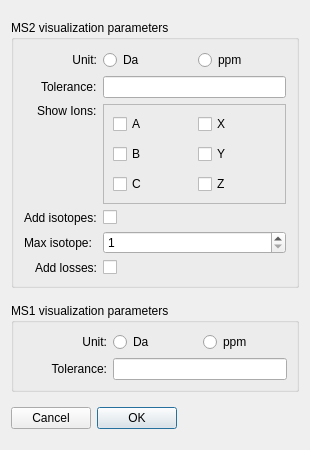
<?xml version="1.0" encoding="UTF-8"?>
<ui version="4.0">
 <class>PreferencesDialog</class>
 <widget class="QDialog" name="PreferencesDialog">
  <property name="geometry">
   <rect>
    <x>0</x>
    <y>0</y>
    <width>310</width>
    <height>450</height>
   </rect>
  </property>
  <property name="sizePolicy">
   <sizepolicy hsizetype="MinimumExpanding" vsizetype="Maximum">
    <horstretch>0</horstretch>
    <verstretch>0</verstretch>
   </sizepolicy>
  </property>
  <property name="minimumSize">
   <size>
    <width>300</width>
    <height>450</height>
   </size>
  </property>
  <property name="maximumSize">
   <size>
    <width>310</width>
    <height>208</height>
   </size>
  </property>
  <property name="windowTitle">
   <string>Preferences</string>
  </property>
  <property name="autoFillBackground">
   <bool>false</bool>
  </property>
  <property name="sizeGripEnabled">
   <bool>false</bool>
  </property>
  <layout class="QGridLayout" name="gridLayout">
   <item row="2" column="0" alignment="Qt::AlignRight">
    <widget class="QDialogButtonBox" name="buttonBox">
     <property name="sizePolicy">
      <sizepolicy hsizetype="Maximum" vsizetype="Maximum">
       <horstretch>1</horstretch>
       <verstretch>1</verstretch>
      </sizepolicy>
     </property>
     <property name="layoutDirection">
      <enum>Qt::RightToLeft</enum>
     </property>
     <property name="autoFillBackground">
      <bool>true</bool>
     </property>
     <property name="orientation">
      <enum>Qt::Horizontal</enum>
     </property>
     <property name="standardButtons">
      <set>QDialogButtonBox::Cancel|QDialogButtonBox::Ok</set>
     </property>
     <property name="centerButtons">
      <bool>true</bool>
     </property>
    </widget>
   </item>
   <item row="0" column="0">
    <widget class="QGroupBox" name="group_box_ms2">
     <property name="sizePolicy">
      <sizepolicy hsizetype="MinimumExpanding" vsizetype="Maximum">
       <horstretch>0</horstretch>
       <verstretch>1</verstretch>
      </sizepolicy>
     </property>
     <property name="title">
      <string>MS2 visualization parameters</string>
     </property>
     <property name="flat">
      <bool>false</bool>
     </property>
     <property name="checkable">
      <bool>false</bool>
     </property>
     <layout class="QGridLayout" name="gridLayout_2">
      <property name="margin">
       <number>10</number>
      </property>
      <property name="spacing">
       <number>-1</number>
      </property>
      <item row="4" column="0">
       <widget class="QLabel" name="label_4">
        <property name="text">
         <string>Max isotope:</string>
        </property>
       </widget>
      </item>
      <item row="1" column="0" alignment="Qt::AlignRight">
       <widget class="QLabel" name="label">
        <property name="text">
         <string>Tolerance:</string>
        </property>
       </widget>
      </item>
      <item row="2" column="0" alignment="Qt::AlignRight|Qt::AlignTop">
       <widget class="QLabel" name="label_2">
        <property name="text">
         <string>Show Ions:</string>
        </property>
       </widget>
      </item>
      <item row="0" column="0">
       <widget class="QLabel" name="label_3">
        <property name="text">
         <string>Unit:</string>
        </property>
        <property name="alignment">
         <set>Qt::AlignRight|Qt::AlignTrailing|Qt::AlignVCenter</set>
        </property>
       </widget>
      </item>
      <item row="5" column="0" alignment="Qt::AlignRight">
       <widget class="QLabel" name="label_6">
        <property name="text">
         <string>Add losses:</string>
        </property>
       </widget>
      </item>
      <item row="0" column="1">
       <widget class="QRadioButton" name="ms2_tolerance_unit_is_da">
        <property name="text">
         <string>Da</string>
        </property>
       </widget>
      </item>
      <item row="5" column="1">
       <widget class="QCheckBox" name="add_losses">
        <property name="text">
         <string/>
        </property>
       </widget>
      </item>
      <item row="3" column="1">
       <widget class="QCheckBox" name="add_isotopes">
        <property name="text">
         <string/>
        </property>
       </widget>
      </item>
      <item row="3" column="0">
       <widget class="QLabel" name="label_5">
        <property name="text">
         <string>Add isotopes:</string>
        </property>
       </widget>
      </item>
      <item row="0" column="2">
       <widget class="QRadioButton" name="ms2_tolerance_unit_is_ppm">
        <property name="text">
         <string>ppm</string>
        </property>
       </widget>
      </item>
      <item row="2" column="1" colspan="2">
       <widget class="QFrame" name="frame_2">
        <property name="sizePolicy">
         <sizepolicy hsizetype="Preferred" vsizetype="Preferred">
          <horstretch>0</horstretch>
          <verstretch>0</verstretch>
         </sizepolicy>
        </property>
        <property name="frameShape">
         <enum>QFrame::StyledPanel</enum>
        </property>
        <property name="frameShadow">
         <enum>QFrame::Raised</enum>
        </property>
        <layout class="QGridLayout" name="gridLayout_4">
         <property name="verticalSpacing">
          <number>10</number>
         </property>
         <item row="0" column="2">
          <widget class="QCheckBox" name="show_x_ion">
           <property name="text">
            <string>X</string>
           </property>
          </widget>
         </item>
         <item row="3" column="0">
          <widget class="QCheckBox" name="show_c_ion">
           <property name="text">
            <string>C</string>
           </property>
          </widget>
         </item>
         <item row="3" column="2">
          <widget class="QCheckBox" name="show_z_ion">
           <property name="text">
            <string>Z</string>
           </property>
          </widget>
         </item>
         <item row="1" column="2">
          <widget class="QCheckBox" name="show_y_ion">
           <property name="text">
            <string>Y</string>
           </property>
          </widget>
         </item>
         <item row="0" column="0">
          <widget class="QCheckBox" name="show_a_ion">
           <property name="text">
            <string>A</string>
           </property>
          </widget>
         </item>
         <item row="1" column="0">
          <widget class="QCheckBox" name="show_b_ion">
           <property name="text">
            <string>B</string>
           </property>
          </widget>
         </item>
        </layout>
       </widget>
      </item>
      <item row="4" column="1" colspan="2">
       <widget class="QSpinBox" name="max_isotope">
        <property name="minimum">
         <number>1</number>
        </property>
        <property name="maximum">
         <number>20</number>
        </property>
       </widget>
      </item>
      <item row="1" column="1" colspan="2">
       <widget class="QLineEdit" name="ms2_tolerance">
        <property name="sizePolicy">
         <sizepolicy hsizetype="Expanding" vsizetype="Maximum">
          <horstretch>1</horstretch>
          <verstretch>0</verstretch>
         </sizepolicy>
        </property>
       </widget>
      </item>
     </layout>
    </widget>
   </item>
   <item row="1" column="0">
    <widget class="QGroupBox" name="group_box_ms1">
     <property name="sizePolicy">
      <sizepolicy hsizetype="Preferred" vsizetype="Maximum">
       <horstretch>0</horstretch>
       <verstretch>1</verstretch>
      </sizepolicy>
     </property>
     <property name="title">
      <string>MS1 visualization parameters</string>
     </property>
     <layout class="QGridLayout" name="gridLayout_3">
      <item row="0" column="1">
       <widget class="QRadioButton" name="ms1_tolerance_unit_is_da">
        <property name="text">
         <string>Da</string>
        </property>
       </widget>
      </item>
      <item row="0" column="0">
       <widget class="QLabel" name="label_7">
        <property name="text">
         <string>Unit:</string>
        </property>
        <property name="alignment">
         <set>Qt::AlignRight|Qt::AlignTrailing|Qt::AlignVCenter</set>
        </property>
       </widget>
      </item>
      <item row="0" column="2">
       <widget class="QRadioButton" name="ms1_tolerance_unit_is_ppm">
        <property name="text">
         <string>ppm</string>
        </property>
       </widget>
      </item>
      <item row="1" column="0">
       <widget class="QLabel" name="label_8">
        <property name="text">
         <string>Tolerance:</string>
        </property>
        <property name="alignment">
         <set>Qt::AlignRight|Qt::AlignTrailing|Qt::AlignVCenter</set>
        </property>
       </widget>
      </item>
      <item row="1" column="1" colspan="2">
       <widget class="QLineEdit" name="ms1_tolerance">
        <property name="sizePolicy">
         <sizepolicy hsizetype="Expanding" vsizetype="Fixed">
          <horstretch>0</horstretch>
          <verstretch>0</verstretch>
         </sizepolicy>
        </property>
       </widget>
      </item>
     </layout>
    </widget>
   </item>
  </layout>
 </widget>
 <resources/>
 <connections>
  <connection>
   <sender>buttonBox</sender>
   <signal>accepted()</signal>
   <receiver>PreferencesDialog</receiver>
   <slot>accept()</slot>
   <hints>
    <hint type="sourcelabel">
     <x>248</x>
     <y>254</y>
    </hint>
    <hint type="destinationlabel">
     <x>157</x>
     <y>274</y>
    </hint>
   </hints>
  </connection>
  <connection>
   <sender>buttonBox</sender>
   <signal>rejected()</signal>
   <receiver>PreferencesDialog</receiver>
   <slot>reject()</slot>
   <hints>
    <hint type="sourcelabel">
     <x>316</x>
     <y>260</y>
    </hint>
    <hint type="destinationlabel">
     <x>286</x>
     <y>274</y>
    </hint>
   </hints>
  </connection>
 </connections>
</ui>
